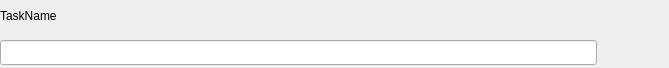
<?xml version="1.0" encoding="UTF-8"?>
<ui version="4.0">
 <class>VSCDashBoardTaskItem</class>
 <widget class="QWidget" name="VSCDashBoardTaskItem">
  <property name="geometry">
   <rect>
    <x>0</x>
    <y>0</y>
    <width>669</width>
    <height>68</height>
   </rect>
  </property>
  <property name="minimumSize">
   <size>
    <width>0</width>
    <height>0</height>
   </size>
  </property>
  <property name="maximumSize">
   <size>
    <width>16777215</width>
    <height>16777215</height>
   </size>
  </property>
  <property name="windowTitle">
   <string>Form</string>
  </property>
  <property name="styleSheet">
   <string notr="true"/>
  </property>
  <layout class="QVBoxLayout" name="verticalLayout">
   <property name="leftMargin">
    <number>0</number>
   </property>
   <property name="topMargin">
    <number>0</number>
   </property>
   <property name="rightMargin">
    <number>0</number>
   </property>
   <property name="bottomMargin">
    <number>0</number>
   </property>
   <item>
    <widget class="QLabel" name="TaskName">
     <property name="text">
      <string>TaskName</string>
     </property>
    </widget>
   </item>
   <item>
    <layout class="QHBoxLayout" name="horizontalLayout">
     <item>
      <widget class="QProgressBar" name="progressBar">
       <property name="minimumSize">
        <size>
         <width>0</width>
         <height>25</height>
        </size>
       </property>
       <property name="maximumSize">
        <size>
         <width>16777215</width>
         <height>16777215</height>
        </size>
       </property>
       <property name="styleSheet">
        <string notr="true">QProgressBar::chunk {
     background-color: rgb(41, 42, 43)
}</string>
       </property>
       <property name="value">
        <number>0</number>
       </property>
       <property name="textVisible">
        <bool>false</bool>
       </property>
       <property name="format">
        <string notr="true"/>
       </property>
      </widget>
     </item>
     <item>
      <widget class="QLabel" name="lbProcess">
       <property name="minimumSize">
        <size>
         <width>30</width>
         <height>30</height>
        </size>
       </property>
       <property name="maximumSize">
        <size>
         <width>30</width>
         <height>30</height>
        </size>
       </property>
       <property name="styleSheet">
        <string notr="true">image: url(:/action/resources/processing.gif);</string>
       </property>
       <property name="text">
        <string/>
       </property>
      </widget>
     </item>
     <item>
      <widget class="QPushButton" name="pbDelete">
       <property name="minimumSize">
        <size>
         <width>30</width>
         <height>30</height>
        </size>
       </property>
       <property name="maximumSize">
        <size>
         <width>30</width>
         <height>30</height>
        </size>
       </property>
       <property name="styleSheet">
        <string notr="true">QPushButton:hover {
border:none;
color:white;
background-color: rgb(85, 170, 255);}
QPushButton:pressed {
background-color: rgb(200, 200, 200);}</string>
       </property>
       <property name="text">
        <string/>
       </property>
       <property name="icon">
        <iconset resource="vscmainwindows.qrc">
         <normaloff>:/action/resources/cancel.png</normaloff>:/action/resources/cancel.png</iconset>
       </property>
       <property name="iconSize">
        <size>
         <width>40</width>
         <height>40</height>
        </size>
       </property>
       <property name="flat">
        <bool>true</bool>
       </property>
      </widget>
     </item>
    </layout>
   </item>
  </layout>
 </widget>
 <resources>
  <include location="vscmainwindows.qrc"/>
 </resources>
 <connections/>
</ui>
